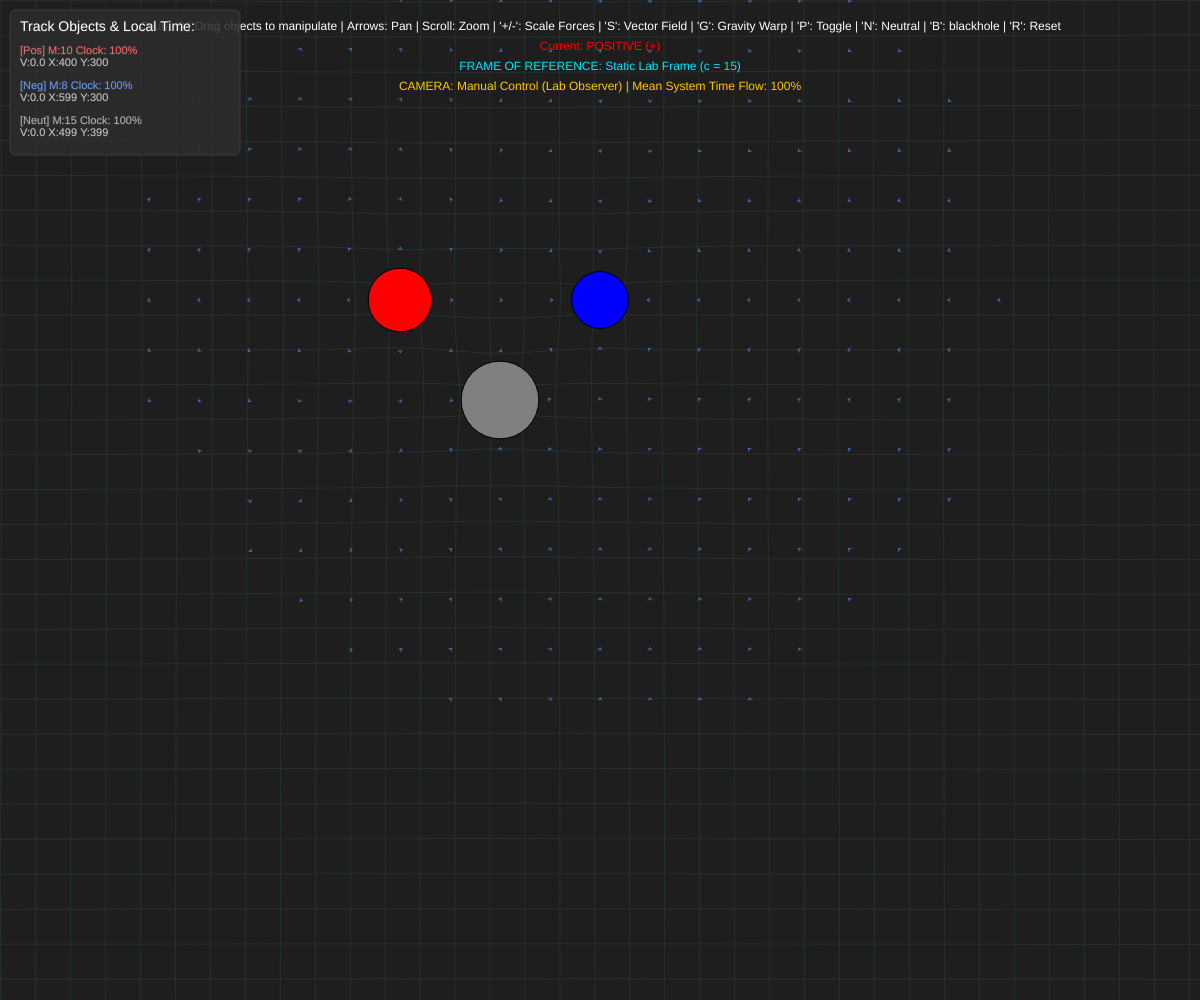
Frame 1 (no input)
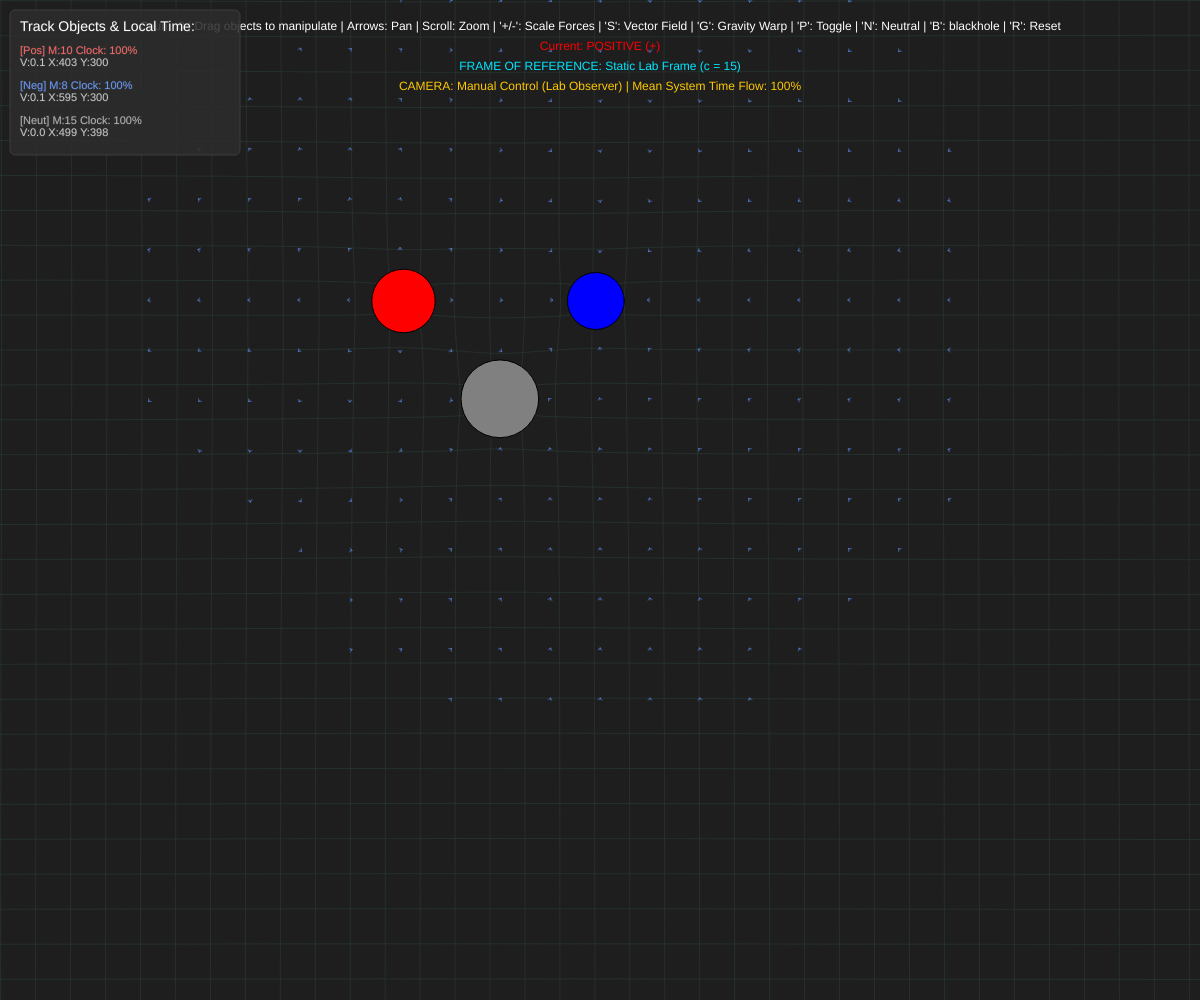
Frame 60 (no input)
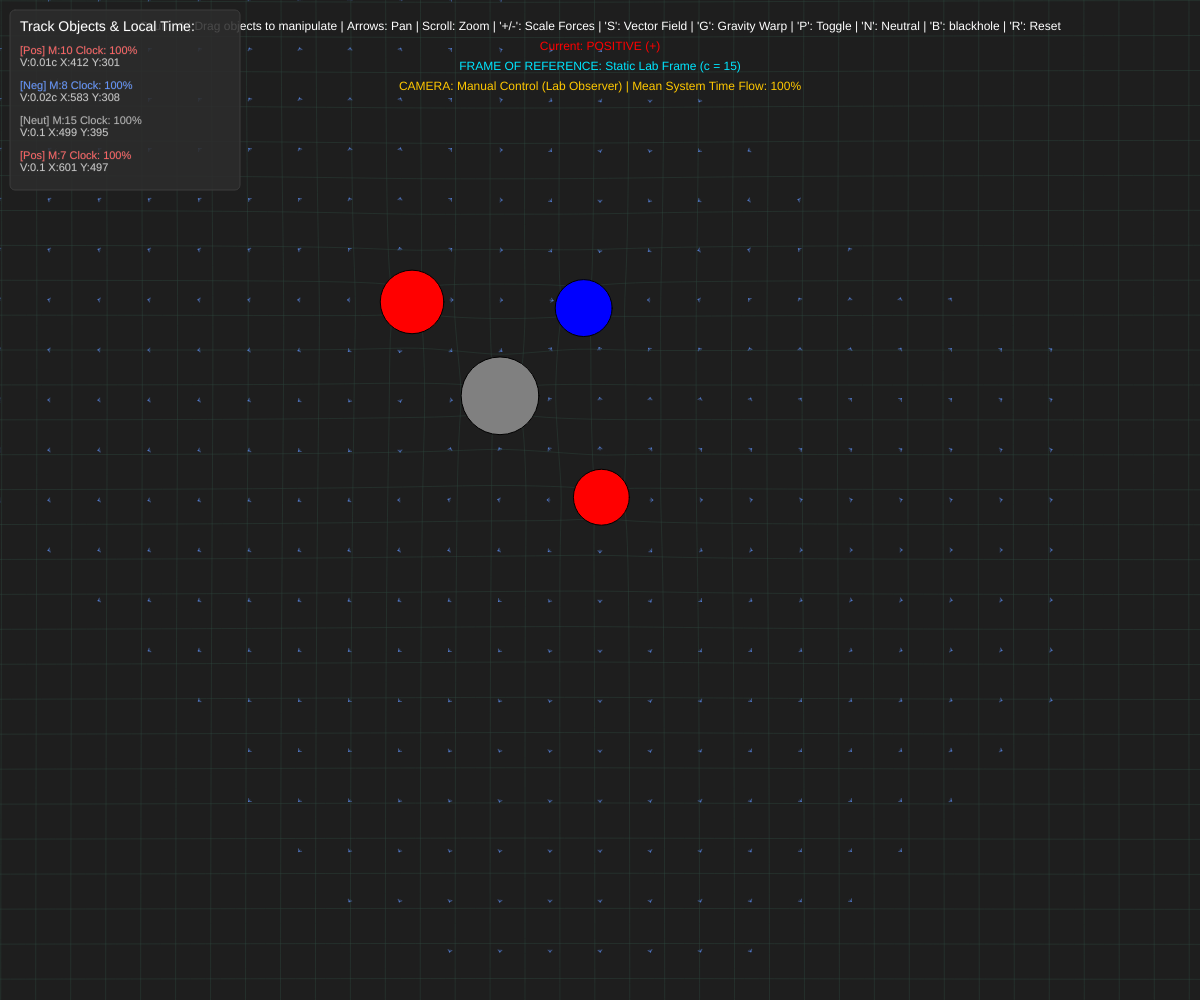
Frame 120 (the mouse pressed at the canvas centre since frame 60)

The p5.js sketch that drew these frames (run headless with seeded random() and noise() and a simulated clock; from frame 60 on, the mouse is pressed at the canvas centre):

// p5.js sketch
// ── sketch.js

let G = 0.5;//G
let K = 5.0;//Coulombs consant
let movers = [];
let vectorfield = true;
let gravityField = true; 
let positive = true;
let neutral = false;
const SPEED_OF_LIGHT = 15.0; 

//camera parameters
let offsetx = 0;
let offsety = 0;
let zoom = 1.0;
const ZOOM_SENSITIVITY = 0.001;
const PAN_SPEED = 10; 

//interaction status
let lockedTarget = null; 
let draggedTarget = null; 
let isNewlyLocked = false; 

//object count
let count = 0;

function setup() {
  createCanvas(windowWidth, windowHeight);
  movers.push(new Mover(10, 5, 400, 300));
  movers.push(new Mover(8, -4, 600, 300));
  movers.push(new Mover(15, 0, 500, 400));
  count = 3;
}

function draw() {
  background(30); 

  cameraTracking();

  //render space
  push();
  translate(width / 2, height / 2);
  scale(zoom);
  translate(-width / 2 + offsetx, -height / 2 + offsety);

  if (gravityField) drawGravityField();
  if (vectorfield) drawVectorField();

  //physics loop
  for (let i = movers.length - 1; i >= 0; i--) {
    for (let j = i - 1; j >= 0; j--) {
      let m1 = movers[i];
      let m2 = movers[j];

      let fToM2 = m1.calculateCombinedForce(m2);
      m2.applyForce(fToM2);
      let fToM1 = m2.calculateCombinedForce(m1);
      m1.applyForce(fToM1);

      if (m1.collisions(m2)) {
        let newMass = m1.mass + m2.mass;
        let newCharge = m1.q + m2.q;
        
        let m1Factor = m1.mass;
        let m2Factor = m2.mass;
        let newVel = p5.Vector.add(p5.Vector.mult(m1.velocity, m1Factor), p5.Vector.mult(m2.velocity, m2Factor)).div(newMass);
        let newX = (m1.position.x * m1.mass + m2.position.x * m2.mass) / newMass;
        let newY = (m1.position.y * m1.mass + m2.position.y * m2.mass) / newMass;

        let merged = new Mover(newMass, newCharge, newX, newY);
        merged.velocity = newVel;

        merged.history = [...m1.history, ...m2.history].sort((a,b) => movers.indexOf(m1) - movers.indexOf(m2)).slice(-15);

        if (lockedTarget === m1 || lockedTarget === m2) {
          lockedTarget = merged;
        }
        if (draggedTarget === m1 || draggedTarget === m2) {
          draggedTarget = merged;
        }

        movers.splice(i, 1);
        movers.splice(j, 1);
        movers.push(merged);
        count--;
        break;
      }
    }
  }

  //relativistic calculation
  for (let mover of movers) {
    let dt = 1.0; 

    if (lockedTarget) {
      if (mover === lockedTarget) {
        dt = 1.0; 
      } else {
        let relVel = p5.Vector.sub(mover.velocity, lockedTarget.velocity);
        let v = relVel.mag();
        if (v < SPEED_OF_LIGHT) {
          dt = sqrt(1.0 - (v * v) / (SPEED_OF_LIGHT * SPEED_OF_LIGHT));
        } else {
          dt = 0.001; 
        }
      }
    } else {
      let v = mover.velocity.mag();
      if (v < SPEED_OF_LIGHT) {
        dt = sqrt(1.0 - (v * v) / (SPEED_OF_LIGHT * SPEED_OF_LIGHT));
      } else {
        dt = 0.001;
      }
    }

    mover.update(dt); 
    mover.displayTrail(); 
    mover.display();
  }
  pop(); 

  user_interaction();
  drawHUD();
  drawObjectMenu();
}

function cameraTracking() {
  if (lockedTarget) {
    if (!movers.includes(lockedTarget)) {
      lockedTarget = null;
      return;
    }
    offsetx = width / 2 - lockedTarget.position.x;
    offsety = height / 2 - lockedTarget.position.y;

    if (isNewlyLocked) {
      let targetPaddingSize = lockedTarget.r * 6; 
      let targetZoom = min(width, height) / targetPaddingSize;
      targetZoom = constrain(targetZoom, 0.01, 5.0);
      
      zoom = lerp(zoom, targetZoom, 0.2);
      if (abs(zoom - targetZoom) < 0.01) {
        zoom = targetZoom;
        isNewlyLocked = false;
      }
    }
  }
}

function drawHUD() {
  push();
  fill('white');
  textAlign(CENTER);
  textSize(12);
  text("Count: " + count + " | Drag objects to manipulate | Arrows: Pan | Scroll: Zoom | '+/-': Scale Forces | 'S': Vector Field | 'G': Gravity Warp | 'P': Toggle | 'N': Neutral | 'B': blackhole | 'R': Reset", width / 2, 30);
  
  let modeText = positive ? "Current: POSITIVE (+)" : "Current: NEGATIVE (-)";
  fill(positive ? 'red' : 'blue');
  if (neutral){
    modeText = "Current: Neutral (0)";
    fill('grey');
  }
  text(modeText, width / 2, 50);

  fill(0, 230, 255);
  let frameStatus = lockedTarget ? `FRAME OF REFERENCE: Object Rest Frame (c = ${SPEED_OF_LIGHT})` : `FRAME OF REFERENCE: Static Lab Frame (c = ${SPEED_OF_LIGHT})`;
  text(frameStatus, width / 2, 70);
  
  fill(255, 200, 0);
  
  let displayTimeFlow = 100;
  if (lockedTarget) {
    displayTimeFlow = 100; 
  } else {
    if (movers.length > 0) {
      let totalDilation = 0;
      for (let m of movers) {
        let v = m.velocity.mag();
        let dt = v < SPEED_OF_LIGHT ? sqrt(1.0 - (v * v) / (SPEED_OF_LIGHT * SPEED_OF_LIGHT)) : 0.001;
        totalDilation += dt;
      }
      displayTimeFlow = (totalDilation / movers.length) * 100;
    }
  }

  let lockStatus = lockedTarget 
    ? `TRACKING Target (Mass: ${lockedTarget.mass.toFixed(1)}) | Local Time Flow: ${displayTimeFlow.toFixed(0)}%` 
    : `CAMERA: Manual Control (Lab Observer) | Mean System Time Flow: ${displayTimeFlow.toFixed(0)}%`;
  text(lockStatus, width / 2, 90);
  pop();
}

function drawObjectMenu() {
  let menuWidth = 230;
  let maxRenderedItems = min(movers.length, floor((height - 60) / 35));
  let dynamicHeight = 40 + maxRenderedItems * 35;

  push();
  fill(45, 45, 45, 220);
  stroke(60);
  rect(10, 10, menuWidth, dynamicHeight, 5);
  
  fill(255);
  textAlign(LEFT, TOP);
  textSize(14);
  text("Track Objects & Local Time:", 20, 20);
  
  textSize(11);
  for (let i = 0; i < movers.length; i++) {
    let m = movers[i];
    let yPos = 45 + i * 35;
    
    if (yPos > height - 40) {
      text(`...and ${movers.length - i} more`, 20, yPos);
      break;
    }

    if (lockedTarget === m) {
      fill(0, 150, 255, 30);
      rect(15, yPos - 3, menuWidth - 10, 30, 4);
    }

    let type = m.q === 0 ? "Neut" : (m.q > 0 ? "Pos" : "Neg");
    if (m.mass > 5000) type = "B-Hole";

    let localTimeFlow = 1.0;
    if (lockedTarget) {
      let relVel = p5.Vector.sub(m.velocity, lockedTarget.velocity);
      localTimeFlow = sqrt(max(0, 1.0 - (relVel.magSq() / (SPEED_OF_LIGHT * SPEED_OF_LIGHT))));
    } else {
      localTimeFlow = sqrt(max(0, 1.0 - (m.velocity.magSq() / (SPEED_OF_LIGHT * SPEED_OF_LIGHT))));
    }

    fill(m.q === 0 ? 180 : (m.q > 0 ? [255, 100, 100] : [100, 150, 255]));
    text(`[${type}] M:${int(m.mass)} Clock: ${(localTimeFlow * 100).toFixed(0)}%`, 20, yPos);
    
    let velMag = m.velocity.mag();
    let velocityDisplay = "";
    if (velMag >= 0.01 * SPEED_OF_LIGHT) {
      let fractionOfC = velMag / SPEED_OF_LIGHT;
      velocityDisplay = fractionOfC.toFixed(2) + "c";
    } else {
      velocityDisplay = velMag.toFixed(1);
    }

    fill(200);
    text(`V:${velocityDisplay} X:${int(m.position.x)} Y:${int(m.position.y)}`, 20, yPos + 12);
  }
  pop();
}

function getWarpedPosition(x, y) {
  let pos = createVector(x, y);
  let totalDisplacement = createVector(0, 0);

  for (let m of movers) {
    let toMover = p5.Vector.sub(m.position, pos);
    let d = toMover.mag();
    
    if (d > 10) {
      let warpStrength = (m.mass * G * 45) / (d + 20);
      warpStrength = min(warpStrength, d - 2); 
      let displacement = toMover.copy().setMag(warpStrength);
      totalDisplacement.add(displacement);
    }
  }
  return p5.Vector.add(pos, totalDisplacement);
}

function drawGravityField() {
  let startX = (0 - width / 2) / zoom + width / 2 - offsetx;
  let endX = (width - width / 2) / zoom + width / 2 - offsetx;
  let startY = (0 - height / 2) / zoom + height / 2 - offsety;
  let endY = (height - height / 2) / zoom + height / 2 - offsety;

  let spacing = 35 / zoom;
  let step = spacing < 15 ? 4 : (spacing < 25 ? 2 : 1);
  let res = spacing * step;

  startX = startX - (startX % res) - res;
  endX = endX + res;
  startY = startY - (startY % res) - res;
  endY = endY + res;

  stroke(50, 80, 70, 90); 
  strokeWeight(1 / zoom);
  noFill();

  for (let x = startX; x < endX; x += res) {
    beginShape();
    for (let y = startY; y < endY; y += 15 / zoom) {
      let warped = getWarpedPosition(x, y);
      vertex(warped.x, warped.y);
    }
    endShape();
  }

  for (let y = startY; y < endY; y += res) {
    beginShape();
    for (let x = startX; x < endX; x += 15 / zoom) {
      let warped = getWarpedPosition(x, y);
      vertex(warped.x, warped.y);
    }
    endShape();
  }
}

function drawVectorField() {
  let startX = (0 - width / 2) / zoom + width / 2 - offsetx;
  let endX = (width - width / 2) / zoom + width / 2 - offsetx;
  let startY = (0 - height / 2) / zoom + height / 2 - offsety;
  let endY = (height - height / 2) / zoom + height / 2 - offsety;

  let res = 50 / zoom; 

  for (let x = startX - (startX % res); x < endX; x += res) {
    for (let y = startY - (startY % res); y < endY; y += res) {
      let pos = createVector(x, y);
      let netForce = createVector(0, 0);

      for (let m of movers) {
        let diff = p5.Vector.sub(m.position, pos);
        let d = constrain(diff.mag(), 20, 500);
        let gS = (G * m.mass) / (d * d);
        let eS = (K * m.q) / (d * d);
        let forceVec = diff.copy().setMag(gS - eS);
        netForce.add(forceVec);
      }
      drawFieldArrow(pos, netForce, res * 0.6);
    }
  }
}

function drawFieldArrow(pos, v, maxL) {
  let mag = v.mag();
  if (mag < 0.0001) return;
  let len = map(mag, 0, 0.5, 2, maxL);
  len = constrain(len, 2, maxL);
  push();
  translate(pos.x, pos.y);
  rotate(v.heading());
  strokeWeight(1 / zoom); 
  stroke(100, 150, 255, 120);
  line(0, 0, len, 0);
  line(len, 0, len - (2/zoom), - (2/zoom));
  line(len, 0, len - (2/zoom), (2/zoom));
  pop();
}

function mousePressed() {
  let menuWidth = 230;
  let maxRenderedItems = min(movers.length, floor((height - 60) / 35));
  let dynamicHeight = 40 + maxRenderedItems * 35;

  //check click on object menu
  if (mouseX > 10 && mouseX < 10 + menuWidth && mouseY > 10 && mouseY < 10 + dynamicHeight) {
    for (let i = 0; i < movers.length; i++) {
      let yPos = 45 + i * 35;
      if (mouseY > yPos - 3 && mouseY < yPos + 27) {
        if (lockedTarget === movers[i]) {
          lockedTarget = null;
        } else {
          lockedTarget = movers[i];
          isNewlyLocked = true; 
        }
        return; 
      }
    }
    return; 
  }

  //calculate transformed coordinate
  let worldX = (mouseX - width / 2) / zoom + width / 2 - offsetx;
  let worldY = (mouseY - height / 2) / zoom + height / 2 - offsety;
  let mouseWorldPos = createVector(worldX, worldY);

  //check drag
  let clickedObject = null;
  for (let m of movers) {
    let d = p5.Vector.dist(mouseWorldPos, m.position);
    if (d < m.r) {
      clickedObject = m;
      break; 
    }
  }

  if (clickedObject) {
    draggedTarget = clickedObject;
  } else {
    // If clicking on empty space, spawn a new object
    let val = random(2, 10);
    if (neutral){
      movers.push(new Mover(val, 0, worldX, worldY));
    } else {
      if (positive) {
        movers.push(new Mover(val, val, worldX, worldY));
      } else {
        movers.push(new Mover(val, -val, worldX, worldY));
      }
    }
    count++;
  }
}

function mouseReleased() {
  //clear drag
  draggedTarget = null;
}

function user_interaction(){
  if (keyIsDown(LEFT_ARROW))  { lockedTarget = null; offsetx += PAN_SPEED / zoom; }
  if (keyIsDown(RIGHT_ARROW)) { lockedTarget = null; offsetx -= PAN_SPEED / zoom; }
  if (keyIsDown(UP_ARROW))    { lockedTarget = null; offsety += PAN_SPEED / zoom; }
  if (keyIsDown(DOWN_ARROW))  { lockedTarget = null; offsety -= PAN_SPEED / zoom; } 
}

function keyPressed(){
  let worldX = (mouseX - width / 2) / zoom + width / 2 - offsetx;
  let worldY = (mouseY - height / 2) / zoom + height / 2 - offsety;
  if (key === 's') vectorfield = !vectorfield; 
  if (key === 'g') gravityField = !gravityField; 
  if (key === 'p') positive = !positive;
  if (key === 'n') neutral = !neutral;
  if (key === '=' || key === '+') { G *= 1.1; K *= 1.1; }
  if (key === '-' || key === '_') { G *= 0.9; K *= 0.9; }
  if (key === 'b'){
    let worldX = (mouseX - width / 2) / zoom + width / 2 - offsetx;
    let worldY = (mouseY - height / 2) / zoom + height / 2 - offsety;
    movers.push(new Mover(10**4, 0, worldX, worldY));
    count++;
  }
  if (key === 'r') {
    movers = [];
    lockedTarget = null; 
    draggedTarget = null;
    count = 0;
    offsetx = 0;
    offsety = 0;
    zoom = 1.0;
  }
  if (key === 'o') {
    let m = 200;      
    let dist = 300;    // 从 150 改成 300（距离加倍）
    let vOrbit = sqrt((G * (m + m)) / dist) / 2; 
    
    let s1 = new Mover(m, 0, worldX - dist/2, worldY);
    s1.velocity = createVector(0, vOrbit);
    
    let s2 = new Mover(m, 0, worldX + dist/2, worldY);
    s2.velocity = createVector(0, -vOrbit);
  
    movers.push(s1, s2);
    count += 2;
  }
}

function mouseWheel(e) {
  if (lockedTarget) {
    isNewlyLocked = false; 
  }
  zoom = constrain(zoom - e.delta * ZOOM_SENSITIVITY, 0.00001, 100); 
  return false; 
}

// ── Mover.js
class Mover {
  constructor(m, q, x, y) {
    this.mass = abs(m) + 0.1; 
    this.q = q;//charge
    this.r = sqrt(this.mass) * 10; //size
    this.position = createVector(x, y);
    this.velocity = createVector(0, 0);
    this.acceleration = createVector(0, 0); 
    this.history = [];//for throwing
    this.maxTrailLength = 20; //trail effect editable
    this.justCreated = 3;
  }

  displayTrail() {//render trail
    push();
    noStroke();
    let baseColor;
    if (this.q == 0){
      baseColor = color(128, 128, 128);
    }else if (this.q > 0){
      baseColor = color(255, 0, 0);
    }else{
      baseColor = color(0, 0, 255);
    }
    for (let i = 0; i < this.history.length; i++) {
      let pos = this.history[i];
      let alpha = map(i, 0, this.history.length, 5, 80); 
      let sizeFactor = map(i, 0, this.history.length, 0.3, 0.9);
      baseColor.setAlpha(alpha);
      fill(baseColor);
      ellipse(pos.x, pos.y, this.r * 2 * sizeFactor, this.r * 2 * sizeFactor);
    }
    pop();
  }
  
  display() {//render object
    push();
    stroke(0);
    strokeWeight(1/zoom);
    fill(this.q >= 0 ? 'red' : 'blue');
    if(this.q == 0){
      fill('grey');
    }
    if (lockedTarget === this) {
      stroke(255, 215, 0);
      strokeWeight(3 / zoom);
    } else if (draggedTarget === this) {
      stroke(0, 255, 100);
      strokeWeight(3 / zoom);
    }
    ellipse(this.position.x, this.position.y, this.r * 2, this.r * 2);
    pop();
  }

  calculateCombinedForce(mover) {
    let forceDir = p5.Vector.sub(mover.position, this.position);
    let distance = constrain(forceDir.mag(), 5, 100);
    forceDir.normalize();
    let gravityMag = -(G * this.mass * mover.mass) / (distance * distance);
    let gravityForce = forceDir.copy().mult(gravityMag);
    let electrostaticMag = -(K * this.q * mover.q) / (distance * distance);
    let electroForce = forceDir.copy().mult(-electrostaticMag);
    return p5.Vector.add(gravityForce, electroForce);
  }

  applyForce(force) {
    this.acceleration.add(force);
  }

  update(dt = 1.0) {
    //dragged
    if (this === draggedTarget) {
      let worldX = (mouseX - width / 2) / zoom + width / 2 - offsetx;
      let worldY = (mouseY - height / 2) / zoom + height / 2 - offsety;
      let targetPos = createVector(worldX, worldY);
      
      //calculate throw velocity
      let realTimeVelocity = p5.Vector.sub(targetPos, this.position);
      
      //restrict drag speed
      if (realTimeVelocity.mag() > SPEED_OF_LIGHT * 0.7) {
        realTimeVelocity.setMag(SPEED_OF_LIGHT * 0.7);
      }
      
      this.velocity = realTimeVelocity;
      this.position = targetPos;
      this.acceleration.mult(0);
    } else {
      let v = this.velocity.mag();

      //relativity
      let gamma = 1.0;
      if (v < SPEED_OF_LIGHT) {
        gamma = 1.0 / sqrt(1.0 - (v * v) / (SPEED_OF_LIGHT * SPEED_OF_LIGHT));
      } else {
        gamma = 1000000; 
      }
      let p = p5.Vector.mult(this.velocity, gamma * this.mass);
      
      let deltaP = p5.Vector.mult(this.acceleration, dt);
      p.add(deltaP);
      
      let pMag = p.mag();
      if (pMag > 0) {
        let denominator = sqrt((this.mass * this.mass) + (pMag * pMag) / (SPEED_OF_LIGHT * SPEED_OF_LIGHT));
        this.velocity = p5.Vector.div(p, denominator);
      } else {
        this.velocity.set(0, 0);
      }
      
      this.position.add(p5.Vector.mult(this.velocity, dt));
      this.acceleration.mult(0);
    }
    
    //history trail
    this.history.push(this.position.copy());
    if (this.history.length > this.maxTrailLength) {
      this.history.shift();
    }
    if (this.justCreated > 0) {
      this.justCreated--;
    }
  }
  
  collisions(mover) {
    if (this.justCreated > 0 || mover.justCreated > 0) return false;
    return p5.Vector.dist(this.position, mover.position) < (this.r + mover.r);
  }
}
